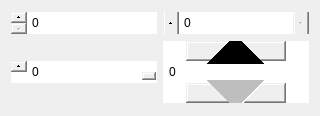
<?xml version="1.0" encoding="UTF-8"?>
<ui version="4.0">
 <class>Form</class>
 <widget class="QWidget" name="Form">
  <property name="geometry">
   <rect>
    <x>0</x>
    <y>0</y>
    <width>320</width>
    <height>116</height>
   </rect>
  </property>
  <property name="windowTitle">
   <string>Form</string>
  </property>
  <property name="styleSheet">
   <string notr="true">#spinbox1::up-button{
    subcontrol-origin: border;
    subcontrol-position: top left; 
  }
#spinbox1::down-button {
    subcontrol-origin: border;
     subcontrol-position: bottom left; 
  }


#spinbox2::up-button{
    subcontrol-origin: border;
    subcontrol-position: center left; 
    left: 0px;
    height: 100%;
    top: 0px;
  }
#spinbox2::down-button {
    subcontrol-origin: border;
    subcontrol-position: center right; 
    right: 0px;
    height: 100%;
    top: 0px;
  }



#spinbox3::up-button{
    subcontrol-origin: border;
     subcontrol-position: top left; 
  }


#spinbox4 { padding: 20px 1px; }
#spinbox4::up-button{
    subcontrol-origin: border;
    subcontrol-position: top center; 
   width:100%;
   height:  20px;
  }
#spinbox4::down-button {
    subcontrol-origin: border;
    subcontrol-position: bottom center; 
   width:100%;
   height:  20px;
  }

</string>
  </property>
  <layout class="QGridLayout" name="gridLayout">
   <item row="0" column="0">
    <widget class="QSpinBox" name="spinbox1"/>
   </item>
   <item row="0" column="1">
    <widget class="QSpinBox" name="spinbox2"/>
   </item>
   <item row="1" column="0">
    <widget class="QSpinBox" name="spinbox3"/>
   </item>
   <item row="1" column="1">
    <widget class="QSpinBox" name="spinbox4"/>
   </item>
  </layout>
 </widget>
 <resources/>
 <connections/>
</ui>
